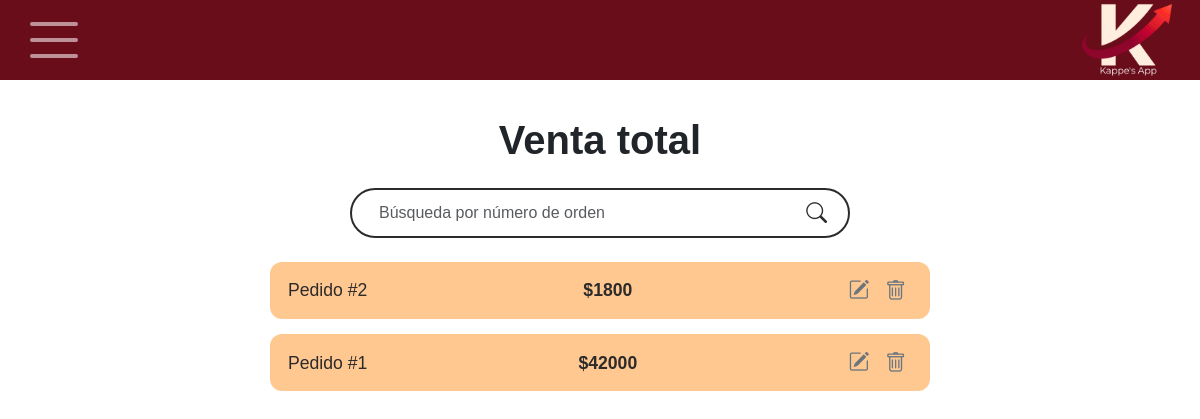
/ventas/, run on an earlier commit of the app's database.
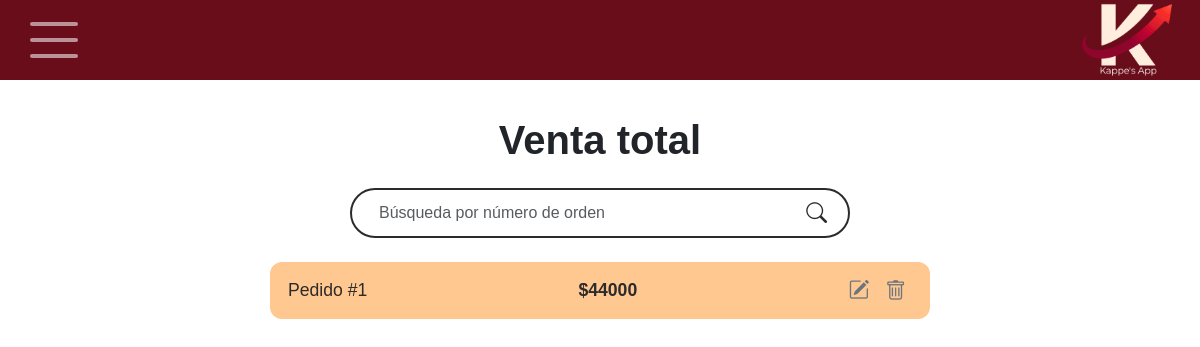
And on a later commit of the database.
### principal/models/orden.py (models this page shows, shortened)
class Orden(models.Model):
    id_orden = models.AutoField(primary_key=True)
    id_usuario = models.ForeignKey(Usuario, on_delete=models.CASCADE, related_name='ordenes', null=True, blank=True)
    numero_orden = models.PositiveIntegerField(default=0)
    id_mesa = models.ForeignKey(Mesa, on_delete=models.SET_NULL, null=True, blank=True, related_name='ordenes')
    id_tipoVenta = models.ForeignKey(tipoVenta, on_delete=models.CASCADE, related_name='ordenes')
    fecha = models.DateTimeField(auto_now_add=True)
    total = models.FloatField(default=0)
    detalles = models.JSONField(default=list)
    nombre_cliente = models.CharField(max_length=100, null=True, blank=True)
    oculta = models.BooleanField(default=False)
    estado_pago = models.CharField(
    max_length=10,
    choices=[('pendiente', 'Pendiente'), ('pago', 'Pago')],
    default='pendiente'
    )
    metodo_pago = models.CharField(
        max_length=20,
        choices=[
            ('efectivo', 'Efectivo'),
            ('tarjeta', 'Tarjeta'),
            ('transferencia', 'Transferencia')
        ],
        default='efectivo'
    )

### principal/views/views_ventas.py (the view)
# urls.py: path('ventas/', mostrar_ventas, name='ventas'),
def mostrar_ventas(request):
    query = request.GET.get('q', '')
    if query:
        ordenes = Orden.objects.filter(
            numero_orden__icontains=query,
            oculta=False,
            estado_pago='pago'
        ).order_by('-fecha')
    else:
        ordenes = Orden.objects.filter(
            oculta=False,
            estado_pago='pago'
        ).order_by('-fecha')
    return render(request, 'ventas.html', {
        'ordenes': ordenes,
        'query': query
    })

### templates/ventas.html (shortened to what this page needs)
{% extends "base.html" %}
{% load static %}
{% block extra_css %}
<link rel="stylesheet" href="{% static 'css/inventario.css' %}">
{% endblock %}
{% block content %}
<div class="inventario-container">
    <h1 class="fw-bold mb-4 text-center">Venta total</h1>
    <form method="get" action="{% url 'ventas' %}" class="search-bar mb-4">
        <input type="text" name="q" class="form-control" placeholder="Búsqueda por número de orden" value="{{ query }}">
        <button type="submit" class="btn-search">
            <i class="bi bi-search"></i>
        </button>
    </form>
    <div class="productos-list">
        {% for orden in ordenes %}
        <div class="producto-item">
            <span class="nombre">Pedido #{{ orden.numero_orden }}</span>
            <span class="precio">${{ orden.total|floatformat:0 }}</span>
            <div class="acciones">
                {% if orden.id_orden %}
                <a href="{% url 'editar_orden_ventas' orden.id_orden %}" class="accion editar btn-editar">
                    <i class="bi bi-pencil-square"></i>
                </a>
                <form action="{% url 'eliminar_orden' orden.id_orden %}" method="post" style="display:inline;">
                    <button type="submit" class="accion eliminar"
                        onclick="return confirm('¿Seguro que deseas eliminar esta orden?');">
                        <i class="bi bi-trash"></i>
                    </button>
                </form>
                {% endif %}
            </div>
        </div>
        {% empty %}
        <p class="text-center">No hay ventas registradas.</p>
        {% endfor %}
    </div>
</div>
{% endblock %}

What changed in the data, as far as the page shows it:
removed Orden: numero_orden "2", total "1800"
removed Orden: numero_orden "1", total "42000"
added Orden: numero_orden "1", total "44000"
